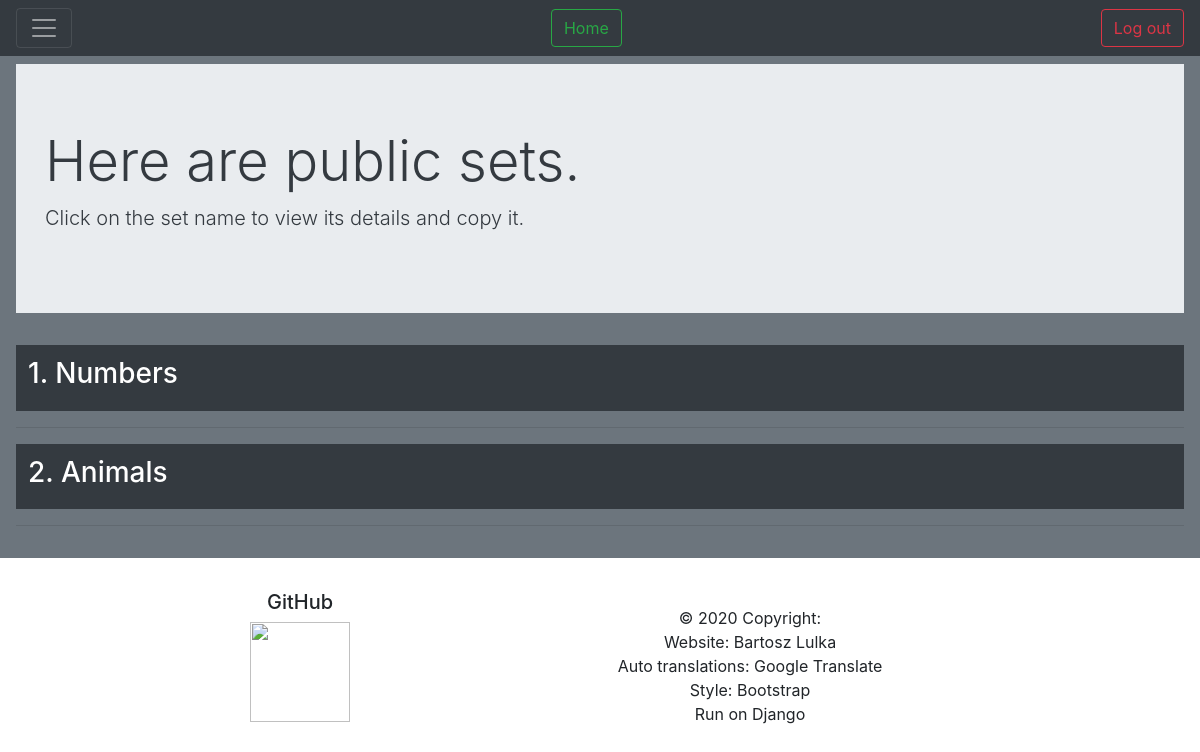
Page /cards/public_sets/ (signed in) on the earlier database version.
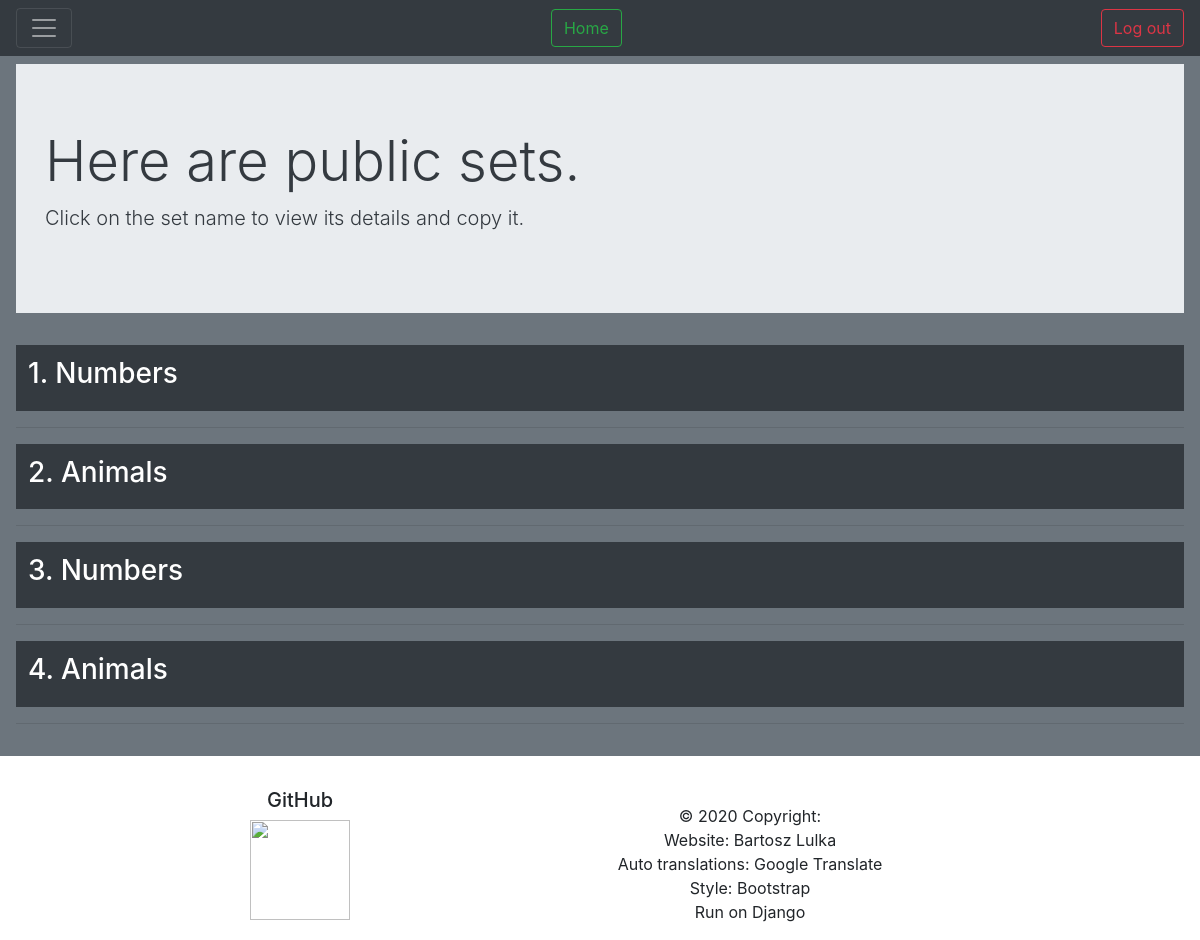
Same page on the later database version.
### Cards/models.py (models this page shows, shortened)
class CardFolder(models.Model):
    user = models.ForeignKey(User, on_delete=models.CASCADE)
    name = models.CharField(max_length=200)
    create_date = models.DateField(auto_now_add=True)
    edit_date = models.DateField(auto_now=True)
    lang1 = models.CharField(max_length=5, choices=langcodes.LangCodes, default="en")
    lang2 = models.CharField(max_length=5, choices=langcodes.LangCodes, default="pl")
    lang3 = models.CharField(max_length=5, choices=langcodes.LangCodes, default="ja", blank=True)
    lang4 = models.CharField(max_length=5, choices=langcodes.LangCodes, default="es", blank=True)
    lang5 = models.CharField(max_length=5, choices=langcodes.LangCodes, default="de", blank=True)
    score = models.SmallIntegerField(default=0)
    comment = models.CharField(max_length=400, blank=True)
    public = models.BooleanField(default=False)
    def get_langs(self, item=False):
        langs = (self.lang1, self.lang2, self.lang3, self.lang4, self.lang5)
        lang_choices = []
        lang_values = []
        lang_keys = []
        for i in langs:
            if i != "":
                value = langcodes.LangCodesDict[i].capitalize()
                lang_choices.append((i, value))
                lang_values.append(value)
                lang_keys.append(i)
        if item == 'value':
            return lang_values
        if item == 'key':
            return lang_keys
        else:
            return lang_choices
    def langs_keys(self):
        langs = [self.lang1, self.lang2, self.lang3, self.lang4, self.lang5]
        true_langs = []
        for i in langs:
            if i != "":
                true_langs.append(i)
        return true_langs
    def langs_no(self):
        return len(self.get_langs())
    langs_no.short_description = "No of languages"

### Cards/views.py (the view)
# urls.py: path('public_sets/', views.public_sets, name='public_sets'),
@login_required
def public_sets(request):
    folders = CardFolder.objects.filter(public=True)
    return render(request, 'Cards/public_sets.html', {'folders': folders})

### Cards/templatetags/get_obj.py (called while the page is built)
@register.simple_tag
def get_card(lang, multicard):
    try:
        mcard = Card.objects.get(language=lang, multi_card=multicard)
    except Card.DoesNotExist:
        mcard = None
    return mcard

@register.filter
def width(languages):
    length = len(languages)
    return 94 / length

### Cards/templates/Cards/public_sets.html (shortened to what this page needs)
{% extends "base.html" %}
{% block styles %}
{% load get_obj %}
{% endblock %}
{% block body %}
<div class="jumbotron jumbotron-fluid">
  <div class="container">
    <div class="text-dark">
    <h1 class="display-4">Here are public sets.</h1>
    <p class="lead">Click on the set name to view its details and copy it.</p>
    </div>
  </div>
</div>
  {% for folder in folders %}
    <table class="table table-hover table-dark table-borderless" style="border-collapse:collapse;">
      <thead>
        <tr data-toggle="collapse" data-target="#b{{folder.id}}" class="clickable collapse-row collapsed">
          <th colspan="{{folder.langs_no|add:'-3'}}">
            <h3>
              {{ forloop.counter }}. {{ folder.name }}
            </h3>
          </th>
          <th class="hiddenRow" colspan=3>
          </th>
        </tr>
        </thead>
    </table>
  <hr/>
  {% endfor %}
{% endblock %}

Differences in the rows shown:
added CardFolder: name "Numbers"
added CardFolder: name "Animals"
